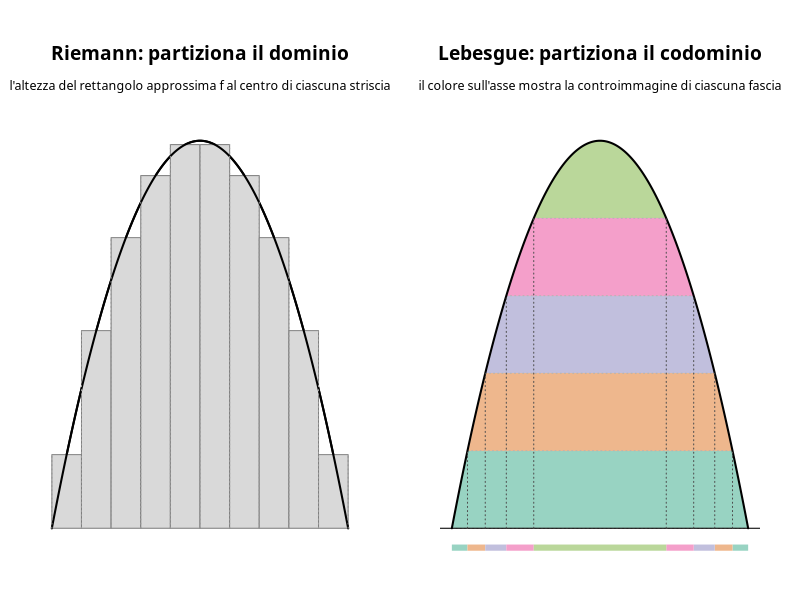

Generate this figure with R:
# Genera img/misura_riemann_lebesgue.png: l'idea che distingue i due
# integrali (teoria_misura.md, §9) — Riemann partiziona il dominio in
# strisce verticali, Lebesgue partiziona il codominio in livelli
# orizzontali e misura la controimmagine di ciascun livello.

f <- function(x) 4 * x * (1 - x)
x <- seq(0, 1, length.out = 400)
y <- f(x)

# Spectral è il font usato dalla pagina GitHub (geoteo.net/static/style.css);
# richiede il device Cairo per essere referenziato per nome famiglia.
png("img/misura_riemann_lebesgue.png", width = 1800, height = 850, res = 150, type = "cairo")
par(mfrow = c(1, 2), mar = c(1.2, 2, 6.2, 2), family = "Spectral")

# --- Pannello sinistro: Riemann, partizione del dominio ---
plot(x, y,
    type = "l", lwd = 2,
    xlab = "", ylab = "", xaxt = "n", yaxt = "n", bty = "n", ylim = c(-0.08, 1)
)
mtext("Riemann: partiziona il dominio", side = 3, line = 3.0, cex = 1.15, font = 2)
mtext("l'altezza del rettangolo approssima f al centro di ciascuna striscia", side = 3, line = 1.5, cex = 0.75)
strisce <- seq(0, 1, by = 0.1)
altezze <- sapply(seq_len(length(strisce) - 1), function(i) f((strisce[i] + strisce[i + 1]) / 2))
for (i in seq_along(altezze)) {
    rect(strisce[i], 0, strisce[i + 1], altezze[i], col = "grey85", border = "grey50")
}
lines(x, y, lwd = 2)

# righe tratteggiate verticali: si fermano all'altezza del più alto dei due
# rettangoli adiacenti al confine, senza sbordare sopra di essi
for (k in seq_along(strisce)) {
    vicini <- altezze[c(k - 1, k)]
    cima <- max(vicini, na.rm = TRUE)
    segments(strisce[k], 0, strisce[k], cima, lty = 3, col = "grey60")
}

# --- Pannello destro: Lebesgue, partizione del codominio ---
# Il codominio [0,1] è diviso in fasce; per ciascuna fascia si colora solo
# la parte di area sottesa dalla curva (non l'intera fascia orizzontale),
# e sull'asse x un "rug" con lo stesso colore mostra la controimmagine.
# f(x) = 4x(1-x) è invertibile a tratti: x_meno(c)/x_piu(c) sono i due
# rami (crescente/decrescente) per cui f(x) = c.
x_meno <- function(c) (1 - sqrt(1 - c)) / 2
x_piu <- function(c) (1 + sqrt(1 - c)) / 2

# tinta pastello (mescolata con il bianco) per il riempimento, in modo che
# le righe tratteggiate risaltino; il rug resta a colore pieno per leggerlo
# come "legenda".
schiarisci <- function(col, quantita = 0.55) {
    rgb_col <- col2rgb(col) / 255
    rgb_nuovo <- rgb_col + (1 - rgb_col) * quantita
    rgb(rgb_nuovo[1, ], rgb_nuovo[2, ], rgb_nuovo[3, ])
}

fasce <- seq(0, 1, length.out = 6)
colori <- c("#1b9e77", "#d95f02", "#7570b3", "#e7298a", "#66a61e")
colori_chiari <- schiarisci(colori)

plot(NA,
    xlim = c(0, 1), ylim = c(-0.08, 1),
    xlab = "", ylab = "", xaxt = "n", yaxt = "n", bty = "n"
)
mtext("Lebesgue: partiziona il codominio", side = 3, line = 3.0, cex = 1.15, font = 2)
mtext("il colore sull'asse mostra la controimmagine di ciascuna fascia", side = 3, line = 1.5, cex = 0.75)

for (i in seq_len(length(fasce) - 1)) {
    lo <- fasce[i]
    hi <- fasce[i + 1]
    xs <- seq(x_meno(lo), x_piu(lo), length.out = 200)
    alto <- pmin(f(xs), hi)
    polygon(c(xs, rev(xs)), c(alto, rep(lo, length(xs))), col = colori_chiari[i], border = NA)
}
for (livello in fasce) {
    segments(x_meno(livello), livello, x_piu(livello), livello, lty = 3, col = "grey70")
}
lines(x, y, lwd = 2)
abline(h = 0, col = "black")

for (i in seq_len(length(fasce) - 1)) {
    lo <- fasce[i]
    hi <- fasce[i + 1]
    segments(c(x_meno(lo), x_piu(hi)), -0.05, c(x_meno(hi), x_piu(lo)), -0.05, col = colori_chiari[i], lwd = 6, lend = 1)
}

# righe tratteggiate verticali: collegano ogni confine tra fasce sul rug
# alla rispettiva altezza sulla curva
for (livello in fasce[c(-1, -length(fasce))]) {
    segments(x_meno(livello), 0, x_meno(livello), livello, lty = 3, col = "grey30")
    segments(x_piu(livello), 0, x_piu(livello), livello, lty = 3, col = "grey30")
}

dev.off()
